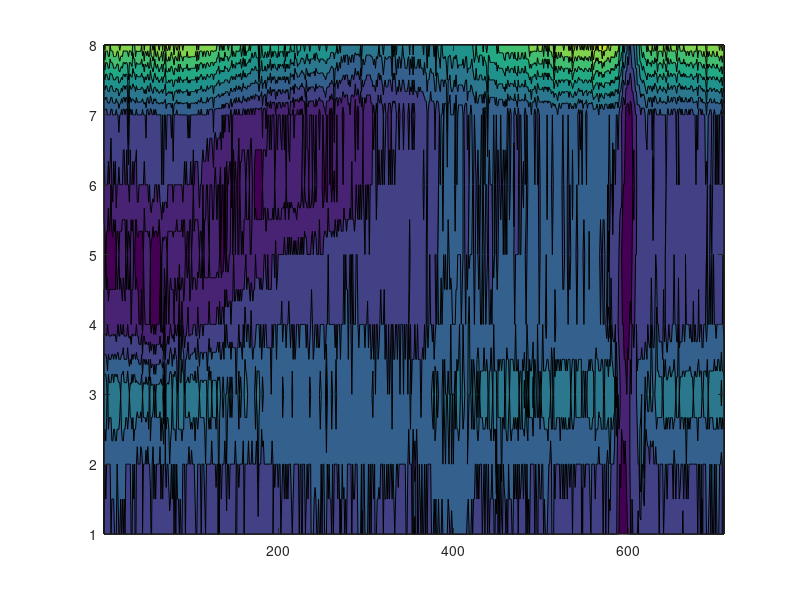
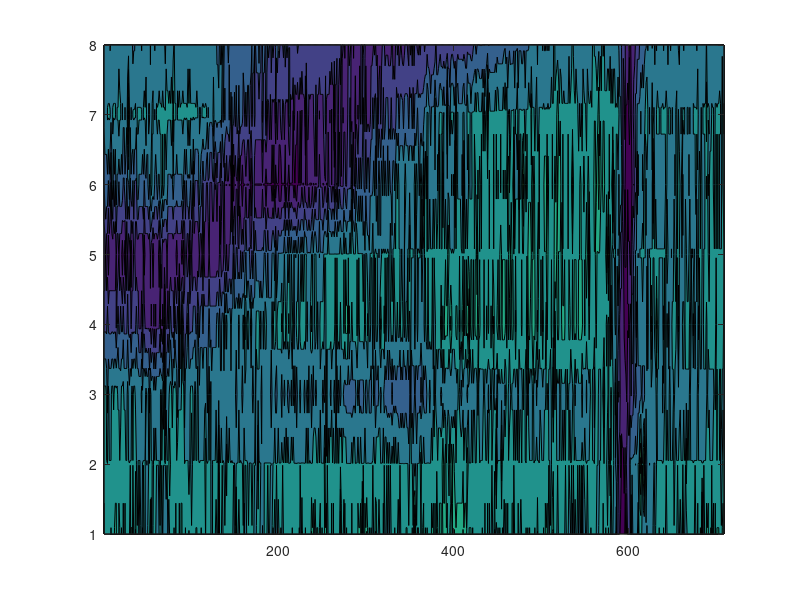

Source code (MATLAB) for these figures, in order:
clear all; clc; close all;

data = importdata('ucline2.dat');
data = data(:,1:8);

figure;
contourf(data');

calib = [-5.2475   -4.6477   -3.0380   -4.8808   -5.0763   -5.0563   -4.5325   -1.7378;
    0.1058    0.0930    0.0605    0.0980    0.1025    0.1016    0.0911    0.0330]

data2 = [];
[m,n] = size(data)
for k = 1:m
    for l = 1:n
        data2(k,l) = calib(1,l) + calib(2,l) * data(k,l);
    end
end

figure;
contourf(data2');

% 
% Ii = [100 100 100 95 70 70 70 93];
% 
% Ii = (Ii-min(Ii))/(max(Ii)-min(Ii));
% 
% xi = 0.063:-0.018:-0.063;
% %xi = 1:8
% 
% xc = sum(xi.*(1-Ii))/sum(1-Ii)
% 
% figure;
% hold on;
% plot(xi,Ii,'b-');
% plot(xc,1,'rx');
% hold off;